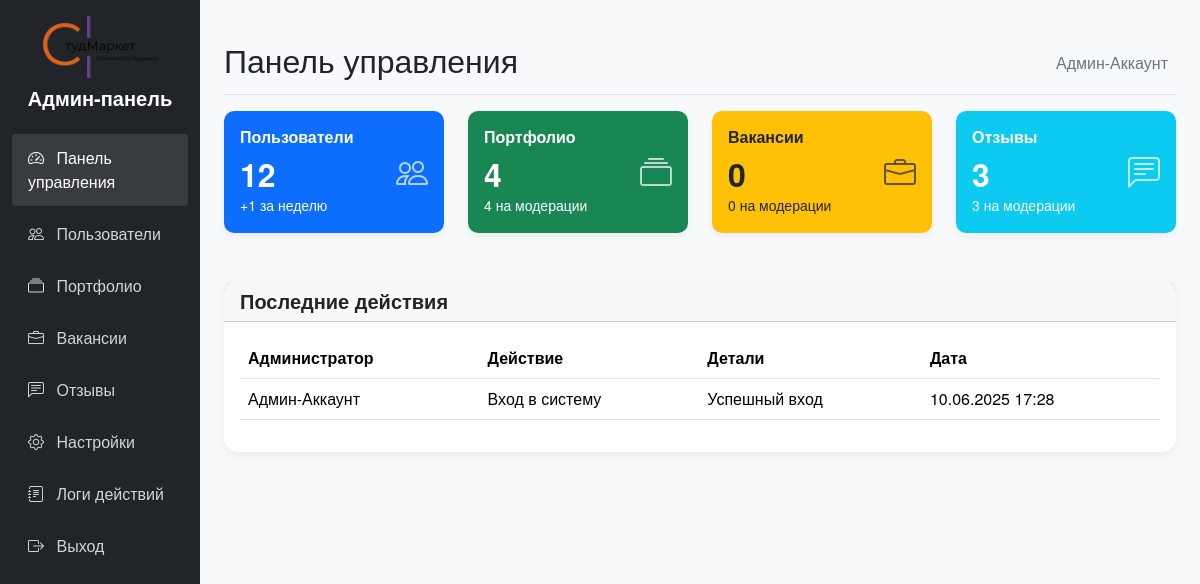
Page /admin.php (signed in) on the committed database.
### tables this page shows
CREATE TABLE `admin_actions` (
  `id` int(11) NOT NULL,
  `admin_id` int(11) NOT NULL,
  `action` varchar(255) NOT NULL,
  `details` text,
  `ip_address` varchar(45) NOT NULL,
  `created_at` timestamp NOT NULL DEFAULT CURRENT_TIMESTAMP
);

### admin.php (the view, shortened to what this page needs)
<?php
require_once("config/link.php");
$admin_role = $_SESSION['admin_role'];
$users_count = $conn->query("SELECT COUNT(*) FROM `users`")->fetch_row()[0];
$new_users = $conn->query("SELECT COUNT(*) FROM `users` WHERE `created_at` >= DATE_SUB(NOW(), INTERVAL 7 DAY)")->fetch_row()[0];
$portfolio_count = $conn->query("SELECT COUNT(*) FROM `portfolio`")->fetch_row()[0];
$pending_portfolio = $conn->query("SELECT COUNT(*) FROM `portfolio` WHERE status = 'pending'")->fetch_row()[0];
$vacancies_count = $conn->query("SELECT COUNT(*) FROM `vacancies`")->fetch_row()[0];
$pending_vacancies = $conn->query("SELECT COUNT(*) FROM `vacancies` WHERE status = 'pending'")->fetch_row()[0];
$reviews_count = $conn->query("SELECT COUNT(*) FROM `reviews`")->fetch_row()[0];
$pending_reviews = $conn->query("SELECT COUNT(*) FROM `reviews` WHERE status = 'pending'")->fetch_row()[0];
$actions = $conn->query("SELECT a.*, ad.name FROM admin_actions a JOIN admins ad ON a.admin_id = ad.id ORDER BY a.created_at DESC LIMIT 10");
?>
<!DOCTYPE html>
<html lang="ru">
<head>
    <link rel="stylesheet" href="../css/bootstrap.min.css">
    <link rel="stylesheet" href="https://cdn.jsdelivr.net/npm/bootstrap-icons@1.11.1/font/bootstrap-icons.css">
    <link rel="stylesheet" href="../style.css">
    <link rel="stylesheet" href="files_admin/style_admin.css">
</head>
<body class="d-flex flex-column min-vh-100">
<div class="flex-grow-1">
    <div class="container-fluid">
        <div class="row">
            <div class="col-md-3 col-lg-2 d-md-block bg-dark admin-sidebar collapse">
                <div class="position-sticky pt-3">
                    <div class="text-center mb-4">
                        <img src="../img/img5.png" alt="Логотип" class="logo mb-2">
                        <h5 class="text-white">Админ-панель</h5>
                    </div>
                    <ul class="nav flex-column">
                        <li class="nav-item">
                            <a class="nav-link active" href="admin.php">
                                <i class="bi bi-speedometer2"></i> Панель управления
                            </a>
                        </li>
                        <li class="nav-item">
                            <a class="nav-link" href="files_admin/admin_users.php">
                                <i class="bi bi-people"></i> Пользователи
                            </a>
                        </li>
                        <li class="nav-item">
                            <a class="nav-link" href="files_admin/admin_portfolio.php">
                                <i class="bi bi-collection"></i> Портфолио
                            </a>
                        </li>
                        <li class="nav-item">
                            <a class="nav-link" href="files_admin/admin_vacancies.php">
                                <i class="bi bi-briefcase"></i> Вакансии
                            </a>
                        </li>
                        <li class="nav-item">
                            <a class="nav-link" href="files_admin/admin_reviews.php">
                                <i class="bi bi-chat-left-text"></i> Отзывы
                            </a>
                        </li>
                        <?php
                        if ($admin_role == 'superadmin' || $admin_role == 'admin')
                        {
                        ?>
                        <li class="nav-item">
                            <a class="nav-link" href="files_admin/admin_settings.php">
                                <i class="bi bi-gear"></i> Настройки
                            </a>
                        </li>
                        <li class="nav-item">
                            <a class="nav-link" href="files_admin/admin_logs.php">
                                <i class="bi bi-journal-text"></i> Логи действий
                            </a>
                        </li>
                        <?php
                        }
                        ?>
                        <li class="nav-item">
                            <a class="nav-link" href="files_admin/admin_logout.php">
                                <i class="bi bi-box-arrow-right"></i> Выход
                            </a>
                        </li>
                    </ul>
                </div>
            </div>
            <main class="col-md-9 ms-sm-auto col-lg-10 px-md-4 py-4">
                <div class="d-flex justify-content-between flex-wrap flex-md-nowrap align-items-center pt-3 pb-2 mb-3 border-bottom">
                    <h1 class="h2">Панель управления</h1>
                    <span class="admin-name"><?= htmlspecialchars($_SESSION['admin_name']) ?></span>
                </div>
                <div class="row mb-4">
                    <div class="col-md-6 col-lg-3 mb-4">
                        <div class="card bg-primary text-white stat-card">
                            <div class="card-body">
                                <div class="d-flex justify-content-between align-items-center">
                                    <div>
                                        <h6 class="card-title">Пользователи</h6>
                                        <h2 class="mb-0"><?= $users_count ?></h2>
                                        <small>+<?= $new_users ?> за неделю</small>
                                    </div>
                                    <i class="bi bi-people stat-icon"></i>
                                </div>
                            </div>
                        </div>
                    </div>
                    <div class="col-md-6 col-lg-3 mb-4">
                        <div class="card bg-success text-white stat-card">
                            <div class="card-body">
                                <div class="d-flex justify-content-between align-items-center">
                                    <div>
                                        <h6 class="card-title">Портфолио</h6>
                                        <h2 class="mb-0"><?= $portfolio_count ?></h2>
                                        <small><?= $pending_portfolio ?> на модерации</small>
                                    </div>
                                    <i class="bi bi-collection stat-icon"></i>
                                </div>
                            </div>
                        </div>
                    </div>
                    <div class="col-md-6 col-lg-3 mb-4">
                        <div class="card bg-warning text-dark stat-card">
                            <div class="card-body">
                                <div class="d-flex justify-content-between align-items-center">
                                    <div>
                                        <h6 class="card-title">Вакансии</h6>
                                        <h2 class="mb-0"><?= $vacancies_count ?></h2>
                                        <small><?= $pending_vacancies ?> на модерации</small>
                                    </div>
                                    <i class="bi bi-briefcase stat-icon"></i>
                                </div>
                            </div>
                        </div>
                    </div>
                    <div class="col-md-6 col-lg-3 mb-4">
                        <div class="card bg-info text-white stat-card">
                            <div class="card-body">
                                <div class="d-flex justify-content-between align-items-center">
                                    <div>
                                        <h6 class="card-title">Отзывы</h6>
                                        <h2 class="mb-0"><?= $reviews_count ?></h2>
                                        <small><?= $pending_reviews ?> на модерации</small>
                                    </div>
                                    <i class="bi bi-chat-left-text stat-icon"></i>
                                </div>
                            </div>
                        </div>
                    </div>
                </div>
                <div class="card mb-4">
                    <div class="card-header">
                        <h5 class="mb-0">Последние действия</h5>
                    </div>
                    <div class="card-body">
                        <div class="table-responsive">
                            <table class="table table-hover">
                                <thead>
                                    <tr>
                                        <th>Администратор</th>
                                        <th>Действие</th>
                                        <th>Детали</th>
                                        <th>Дата</th>
                                    </tr>
                                </thead>
                                <tbody>
                                    <?php
                                    while ($action = $actions->fetch_assoc())
                                    {
                                    ?>
                                    <tr>
                                        <td><?= htmlspecialchars($action['name']) ?></td>
                                        <td><?= htmlspecialchars($action['action']) ?></td>
                                        <td><?= htmlspecialchars($action['details']) ?></td>
                                        <td><?= date('d.m.Y H:i', strtotime($action['created_at'])) ?></td>
                                    </tr>
                                    <?php
                                    }
                                    ?>
                                </tbody>
                            </table>
                        </div>
                    </div>
                </div>
            </main>
        </div>
    </div>
</div>
</body>
</html>

### style.css (style rules this page uses)
* { padding: 0; margin: 0; }
body { font-family: 'Helvetica Neue', Helvetica, Arial, sans-serif; background-color: #f8f9fa; color: #212529; }
h1, h2, h3, h4, h5, h6 { font-weight: 700; }
a { transition: color 0.3s; }
.logo { width: 115px; height: auto; }
.card { border: none; border-radius: 15px; box-shadow: 0 4px 8px rgba(0,0,0,0.05); transition: transform 0.3s, box-shadow 0.3s; }

### files_admin/style_admin.css (style rules this page uses)
.admin-sidebar { min-height: 100vh; background: #2A5C8F; color: white; }
.admin-sidebar .nav-link { color: rgba(255,255,255,0.8); padding: 0.75rem 1rem; border-radius: 0.25rem; margin-bottom: 0.25rem; }
.admin-sidebar .nav-link:hover, .admin-sidebar .nav-link.active { background: rgba(255,255,255,0.1); color: white; }
.admin-sidebar .nav-link i { margin-right: 0.5rem; width: 20px; text-align: center; }
.stat-card { border-radius: 10px; transition: all 0.3s; }
.stat-icon { font-size: 2rem; opacity: 0.7; }
.admin-name { font-size: 1rem; padding: 0.25rem 0.5rem; color: #6c757d; }

### rows in the picture
admin_actions: admin.name "Админ-Аккаунт", action "Вход в систему", details "Успешный вход", created_at "10.06.2025 17:28"

### other values in the picture
$_SESSION['admin_name'] "Админ-Аккаунт"
$users_count "12"
$new_users "1"
$portfolio_count "4"
$pending_portfolio "4"
$vacancies_count "0"
$pending_vacancies "0"
$reviews_count "3"
$pending_reviews "3"
